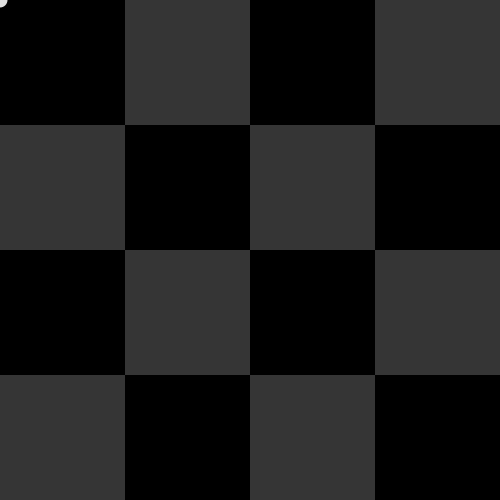
Frame 1 (no input)
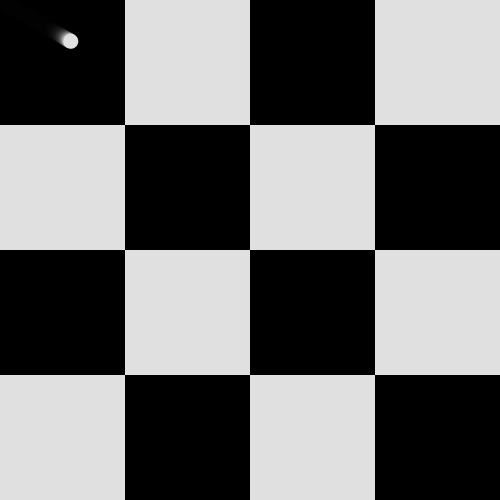
Frame 60 (the mouse pressed at the canvas centre just before this capture)
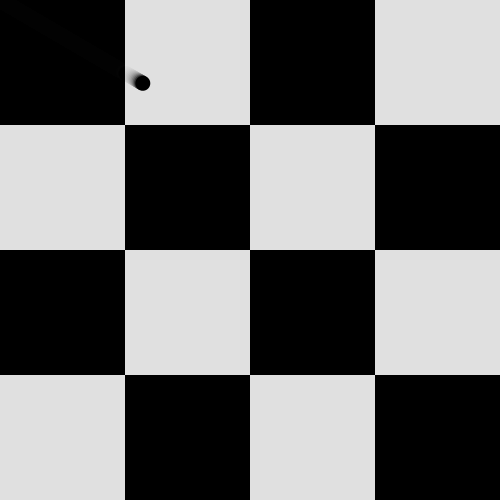
Frame 120 (the mouse held since frame 60 and released just before this capture)

The Processing sketch that drew these frames (run headless with seeded random() and noise(); from frame 60 on, the mouse is pressed at the canvas centre):

// Processing sketch: processing_69935
// ── processing_69935.pde

//ROWAN CASSIUS, CP1, B7
float x=0;
float y=0;
int y1=0;
int x1=0;
int lef=0;
int righ=225;
float changX=1.2;
float changY=0.7;
int thedot=225;
void setup()
{
  size (500,500);
  smooth();
  background(0,0,0);
  frameRate(100);
}
void draw()
{
  noStroke();
  fill(lef,lef,lef,60);
  rect(0,0,125,125);
  rect(0,250,125,125);
  rect(250,0,125,125);
  rect(125,125,125,125);
  rect(125,375,125,125);
  rect(375,125,125,125);
  rect(250,250,125,125);
  rect(375,375,125,125);
  fill(righ,righ,righ,60);
  rect(0,125,125,125);
  rect(0,375,125,125);
  rect(125,0,125,125);
  rect(125,250,125,125);
  rect(250,125,125,125);
  rect(250,375,125,125);
  rect(375,0,125,125);
  rect(375,250,125,125);
  fill(thedot);
  ellipse(x,y,15,15);
  x=x+changX;
  y=y+changY;
  if(x>495)
  {
    changX=-changX;
    x1++;
  }
  if(x<5 && x1!=0)
  {
    changX=-changX;
  }
  if(y>495)
  {
    changY=-changY;
    y1++;
  }
  if(y<5 && y1!=0)
  {
    changY=-changY;
  }
  if(x>125 && x<250 && y>375 && y<500||x>0 && x<125 && y>0 && y<125||x>125 && x<250 && y>125 && y<250||x>0 && x<125 && y>250 && y<375||x>125 && x<250 && y>375 && y>500||x>250 && x<375 &&y>0 && y<125||x>250 && x<375 && y>250 && y<375||x>375 && x<500 && y>125 && y<250||x>375 && x<500 && y>375 && y<500)
  {
    thedot=225;
  }
  else
  {
    thedot=0;
  }
}
